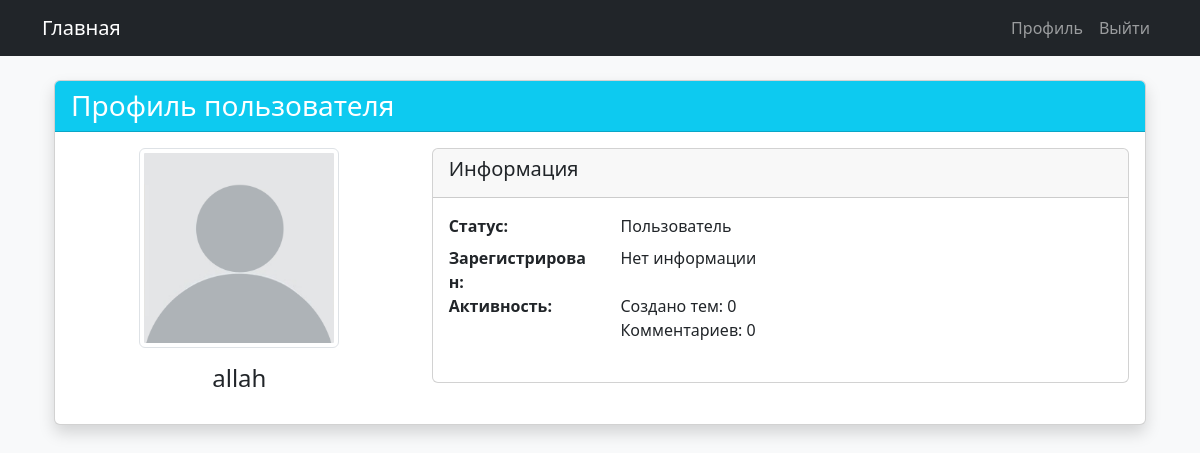
The app's page /profile/1 (signed in), older data.
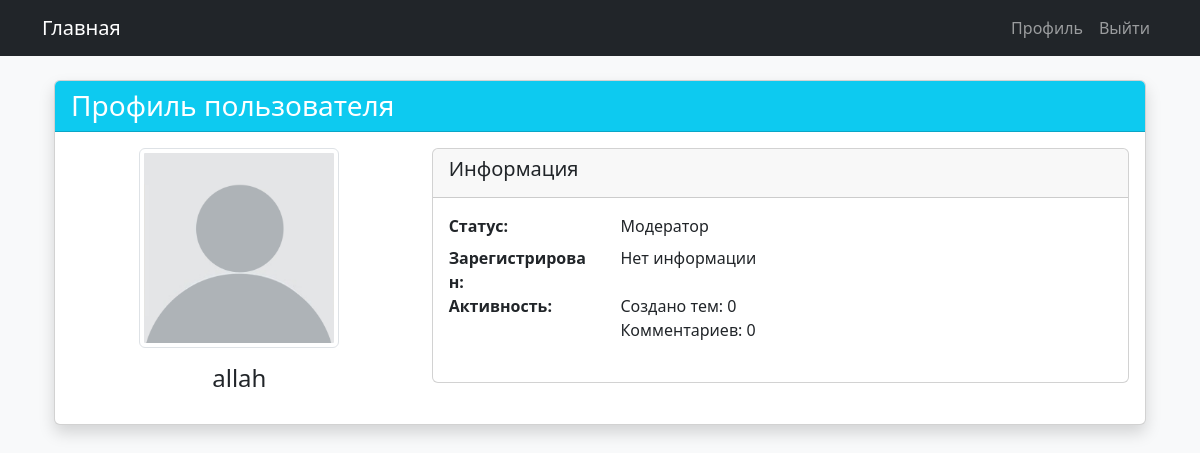
The same page, newer data.
### app.py (models this page shows, shortened)
class User(UserMixin, db.Model):
    id = db.Column(db.Integer, primary_key=True)
    username = db.Column(db.String(64), index=True, unique=True)
    password_hash = db.Column(db.String(128))
    role = db.Column(db.String(32), default='user')
    avatar = db.Column(db.String(128))
    banned = db.Column(db.Boolean, default=False)
    muted = db.Column(db.Boolean, default=False)
    topics = db.relationship('Topic', backref='author', lazy='dynamic')
    comments = db.relationship('Comment', backref='author', lazy='dynamic')

### app.py (the view)
@app.route('/profile/<int:user_id>')
@login_required
def profile(user_id):
    user = User.query.get_or_404(user_id)
    return render_template('profile.html', user=user)

### app.py (called while the page is built)
@login_manager.user_loader
def load_user(id):
    return User.query.get(int(id))

### templates/profile.html (shortened to what this page needs)
{% extends "base.html" %}
{% block content %}
<div class="container">
    <div class="card shadow">
        <div class="card-header bg-info text-white">
            <h3 class="mb-0">Профиль пользователя</h3>
        </div>
        <div class="card-body">
            <div class="row">
                <div class="col-md-4 text-center">
                    <img src="{{ url_for('static', filename='avatars/' + (user.avatar if user.avatar else 'default.png')) }}"
                         class="img-thumbnail mb-3"
                         style="width: 200px; height: 200px; object-fit: cover;"
                         alt="Аватар профиля">
                    <h4>{{ user.username }}</h4>
                </div>
                <div class="col-md-8">
                    <div class="card mb-4">
                        <div class="card-header">
                            <h5>Информация</h5>
                        </div>
                        <div class="card-body">
                            <dl class="row">
                                <dt class="col-sm-3">Статус:</dt>
                                <dd class="col-sm-9">
                                    {{ 'Администратор' if user.role == 'admin'
                                       else 'Модератор' if user.role == 'moderator'
                                       else 'Пользователь' }}
                                </dd>
                                <dt class="col-sm-3">Зарегистрирован:</dt>
                                <dd class="col-sm-9">
                                    {{ user.topics.first().created_at.strftime('%d.%m.%Y') if user.topics.first() else 'Нет информации' }}
                                </dd>
                                <dt class="col-sm-3">Активность:</dt>
                                <dd class="col-sm-9">
                                    Создано тем: {{ user.topics.count() }}<br>
                                    Комментариев: {{ user.comments.count() }}
                                </dd>
                            </dl>
                        </div>
                    </div>
                </div>
            </div>
        </div>
    </div>
</div>
{% endblock %}

Row changes from the older to the newer data that the page shows:
changed User "allah": role "Пользователь" → "Модератор"
